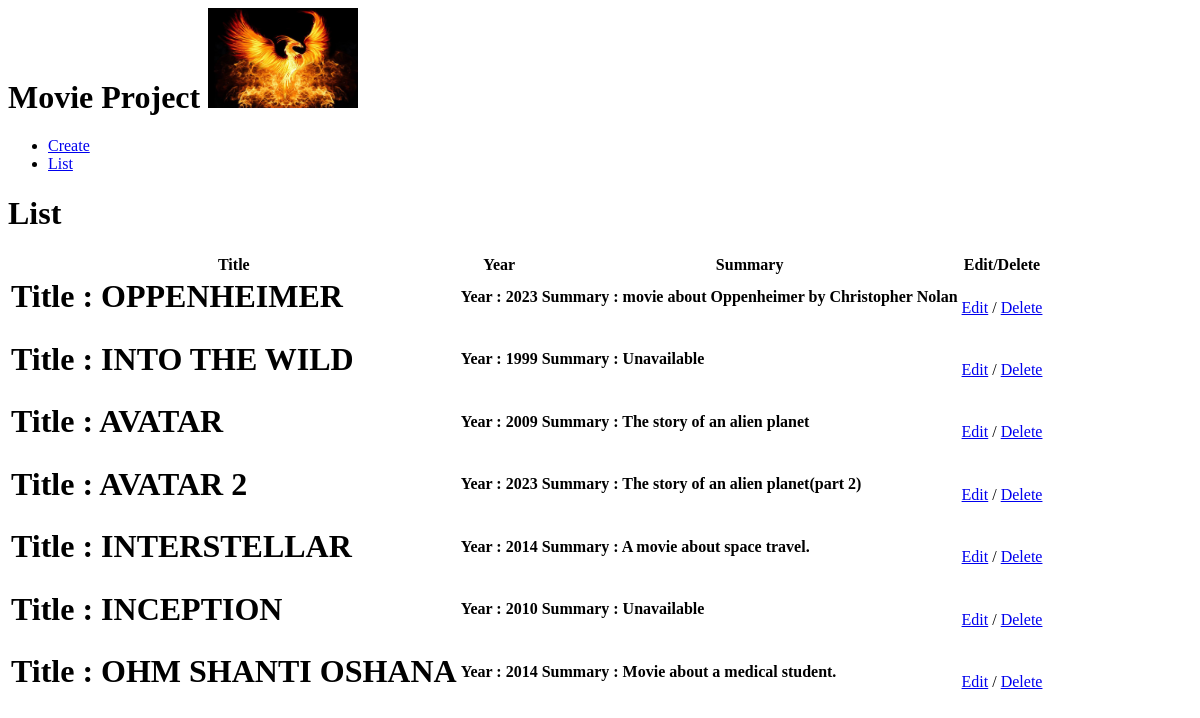
The app's page /, older data.
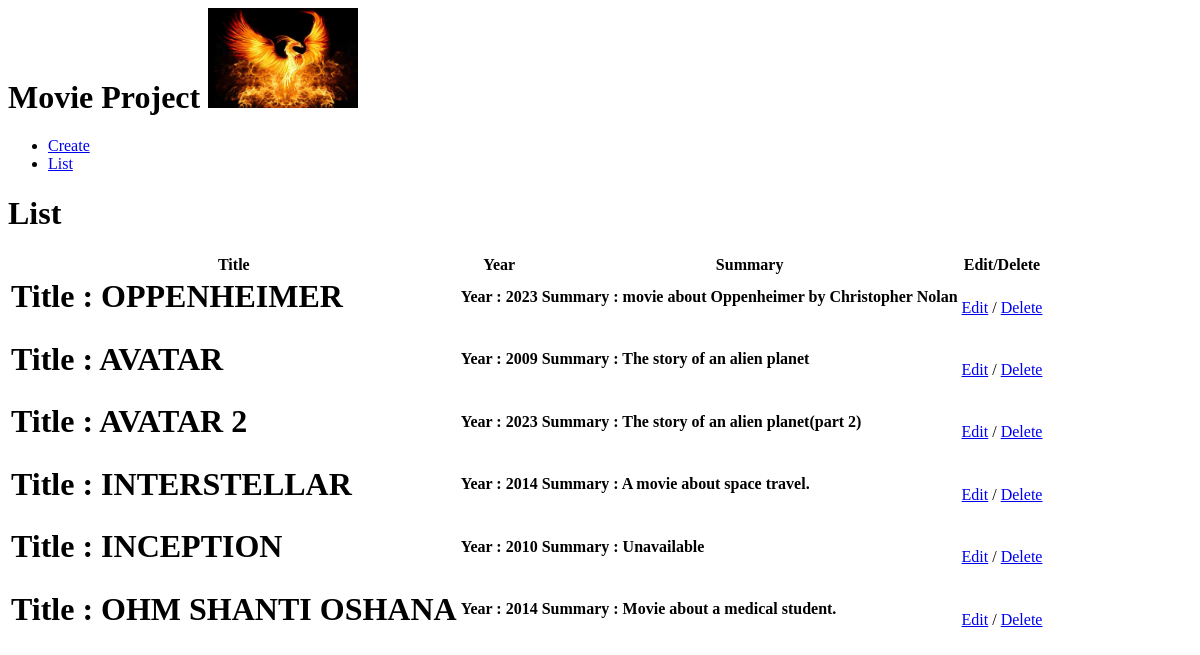
The same page, newer data.
### movies/models.py (models this page shows)
class movie_data(models.Model):
    title=models.CharField(max_length=250)
    year=models.IntegerField(null=True)
    summary=models.TextField(blank=True)

### movies/views.py (the view)
# urls.py: path('', views.list,name='list'),
def list(request):
    movie_info=movie_data.objects.all()
    return render(request,'list.html',{'movies':movie_info})

### templates/list.html
{%extends 'blank_layout.html'%}
{% load static %}
{%block content%}
<h1>List</h1>
<table>
    <tr><th>Title</th><th>Year</th><th>Summary</th><th>Edit/Delete</th></tr>
{%for movie_obj in movies%}
<tr>
    <td><h1>Title : {{movie_obj.title|upper}}</h1></td>
    <td><h4>Year : {{movie_obj.year|default:'Unavailable'}}</h4></td>
    <td><h4>Summary : {{movie_obj.summary|default:'Unavailable'}}</h4></td>
    <td><a href="{% url 'edit' movie_obj.id %}">Edit</a> / <a href="{% url 'delete' movie_obj.id %}">Delete</a></td>
</tr>
{%endfor%}
</table>
{%endblock content%}

### templates/blank_layout.html (shortened to what this page needs)
{% load static %}
<h1>Movie Project
    <img src="{% static 'images/fire_pheonix.png' %}" width="150" height="100"/>
</h1>
{%include 'menu.html'%}
{% block content %}{% endblock content %}

### templates/menu.html
<ul>
    <li><a href="{%url 'create'%}">Create</a></li>
    <li><a href="{%url 'list'%}">List</a></li>
</ul>

Row changes from the older to the newer data that the page shows:
removed movie_data: title "INTO THE WILD", year "1999", summary "Unavailable"
